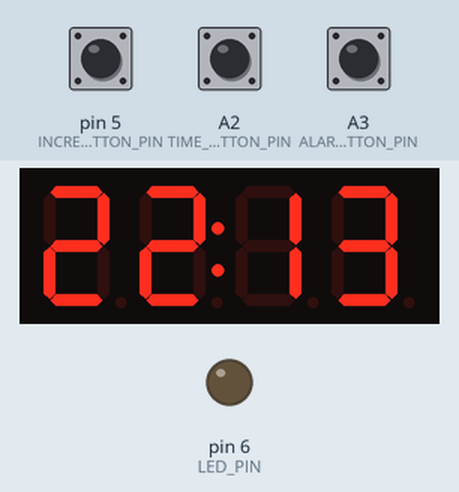
This sketch was run on a simulated Arduino Uno, built with avr-gcc and run on an emulated ATmega328P. On the bench: 4-digit seven-segment display, output pins drawn as LEDs (lit = HIGH). The inputs (shaded band) are chosen by the test bench; at power-on: A3 (ALARM_SET_BUTTON_PIN) LOW, A2 (TIME_SET_BUTTON_PIN) LOW, pin 5 (INCREMENT_BUTTON_PIN) LOW. The local clock reads 2024-03-15 10:24:30 at power-on unless the sketch sets it; what the sketch prints to the serial monitor is not drawn.

Above: at 1.2 s.
1.3 s: A3 (ALARM_SET_BUTTON_PIN) pulled HIGH for 1 s
At 2.2 s:
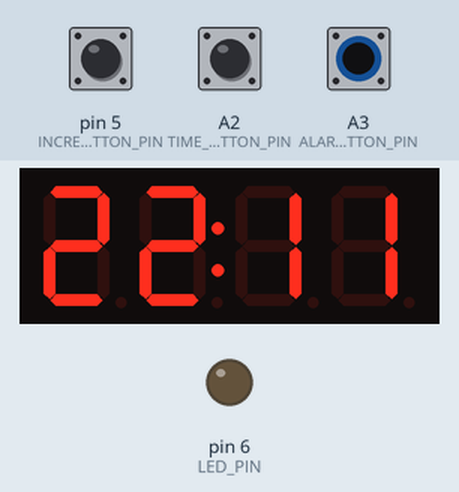
3.8 s: A2 (TIME_SET_BUTTON_PIN) pulled HIGH for 3.2 s
At 4.05 s:
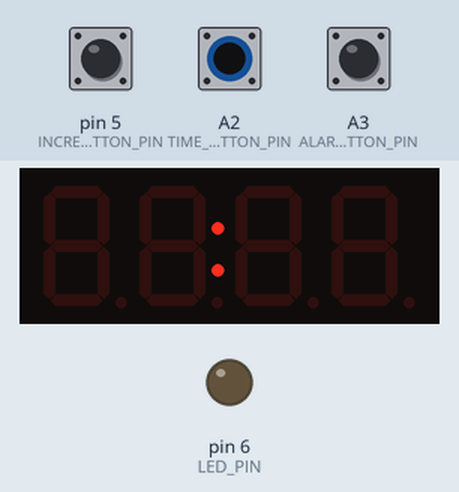
Timing chart, 0 to 6.8 s (numbered marks = the images above; inputs shaded):
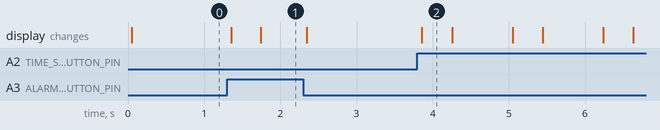

The sketch:

SunriseAlarmClock.ino
```cpp
#include <Timers.h>
#include <Button.h>
#include <SevenSegmentClock.h>
#include <RTClib.h>
#include <Rtc.h>
#include "SunriseAlarm.h"
#include <CppShim.h>

SunriseAlarm sunrise_alarm({
    .display_flash_on_duration_ms = 750,
    .display_flash_off_duration_ms = 350,
    .debug = Debug{
      .force_sound_alarm_ms = 10 * 1000 // 100s
    }
});

void setup() {
  sunrise_alarm.init();
}

void loop() {
  sunrise_alarm.update();
}
```

SunriseAlarm.cpp
```cpp
#include "SunriseAlarm.h"

SunriseAlarm::SunriseAlarm(SunriseAlarmConfig config)
  :
#ifdef DEBUG
     _debug(config.debug),
    _alarm_debug_led(LED_PIN),
#endif
    _display(
      _timer_source,
      config.display_flash_on_duration_ms,
      config.display_flash_off_duration_ms
    ),
    _alarm_timer(
#ifdef DEBUG
  _timer_source.one_shot(
    _debug.force_sound_alarm_ms,
    !bool(_debug.force_sound_alarm_ms))
#else
      _timer_source.disabled_one_shot()
#endif
    )
{}

void SunriseAlarm::init() {
  Serial.begin(9600);

  pinMode(LED_PIN, OUTPUT);
  _increment_button.init();
  _alarm_set_button.init();
  _rtc.init();
  _display.init();
  _alarm_time = DateTime(_rtc.now().unixtime() - 120);
}

void SunriseAlarm::update() {
  _timer_source.update();
#ifdef DEBUG
  _alarm_debug_led.update();
#endif

  if (_alarm_set_button.high()) {
    handle_alarm_set();
  } else if (_time_set_button.high()) {
    handle_time_set();
  } else {
    digitalWrite(LED_PIN, LOW);
    _display.flash(false);
    _display.write_time(_rtc.now());
  }

  if (should_sound_alarm()) {
  #if DEBUG
    _alarm_debug_led.on();
  #endif
  }
}

bool SunriseAlarm::should_sound_alarm() {
  return _alarm_timer.triggered();
}

void SunriseAlarm::handle_alarm_set() {
    _display.flash(true);
    _display.write_time(_alarm_time);
    if (_increment_button.changedState() == HIGH) {
      _alarm_time = DateTime(_alarm_time.unixtime() + 60);
    }
}

void SunriseAlarm::handle_time_set() {
    _display.flash(true);
    if (_increment_button.changedState() == HIGH) {
      DateTime now = _rtc.now();
      _rtc.set(DateTime(now.unixtime() + 60));
    }
    _display.write_time(_rtc.now());
}
```

SunriseAlarm.h
```cpp
#include <Button.h>
#include <Initializable.h>
#include <Timers.h>
#include <Rtc.h>
#include <SevenSegmentClock.h>
#include <LED.h>

struct Debug {
  unsigned long force_sound_alarm_ms = 0;
};

struct SunriseAlarmConfig {
  unsigned long display_flash_on_duration_ms = 750;
  unsigned long display_flash_off_duration_ms = 750;
  Debug debug;
};

class SunriseAlarm : Initializable {
public:
  SunriseAlarm(SunriseAlarmConfig config);

  void init() override;

  void update();
private:
#ifdef DEBUG
  Debug _debug;
  LED _alarm_debug_led;
#endif

  void handle_alarm_set();
  void handle_time_set();
  bool should_sound_alarm();

  const uint8_t INCREMENT_BUTTON_PIN = 5;
  const uint8_t ALARM_SET_BUTTON_PIN = A3;
  const uint8_t TIME_SET_BUTTON_PIN = A2;
  const uint8_t LED_PIN = 6;

  bool _initialized = false;

  TimerSource _timer_source;
  Button _increment_button = Button(INCREMENT_BUTTON_PIN);
  DS3231 _rtc;
  SevenSegmentClock _display = SevenSegmentClock(
      _timer_source, 750, 150);

  Button _alarm_set_button = Button(ALARM_SET_BUTTON_PIN);
  Button _time_set_button = Button(TIME_SET_BUTTON_PIN);


  DateTime _alarm_time;
  OneShotTimer _alarm_timer;

};
```

Measured:
- after the input at 1.3 s, the display: first changes after 0.06 s (image 1 shows a later state)
- after the input at 3.8 s, the display: changes after 0.06 s (image 2)
